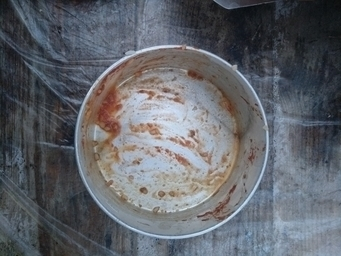
#> input picture lab_3/plates/test/0003.jpg, 341 x 256 px
$ python task2.py plates/test/0003.jpg
#> lines starting #> are read from the running program, lines starting #| are printed output that depends on the picture
from PIL import Image
from skimage import io
import matplotlib.pyplot as plt
import argparse
import numpy as np
plt.figure(1, figsize=(9, 9))
parser = argparse.ArgumentParser()
parser.add_argument('img_path')
img = Image.open(parser.parse_args().img_path)
#> img is the input picture: PIL image 341x256 RGB; mean R, G, B 97, 100.1, 106.2
aximg = plt.axes()
aximg.imshow(img)
hist = plt.axes([0.9, 0.7, 0.2, 0.1])
hist.hist(img.histogram(), bins=13)
img = io.imread(parser.parse_args().img_path)
r, g, b= img[:,:,0], img[:,:,1], img[:,:,2]
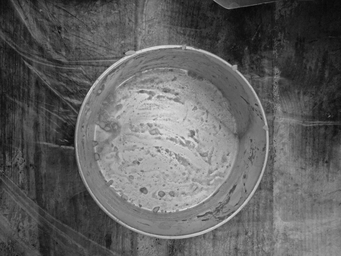
#> r: shape (256, 341); min 3, max 229, mean 97
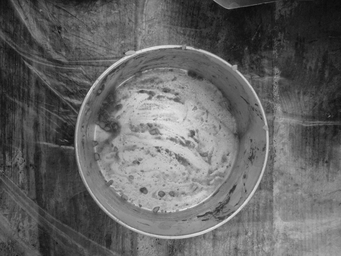
#> g: shape (256, 341); min 6, max 234, mean 100.1
hist = plt.axes([0.9, 0.5, 0.2, 0.1])
hist.hist(r.flatten(), bins=13)
hist = plt.axes([0.9, 0.3, 0.2, 0.1])
hist.hist(g.flatten(), bins=13)
hist = plt.axes([0.9, 0.1, 0.2, 0.1])
hist.hist(b.flatten(), bins=13)
plt.show()
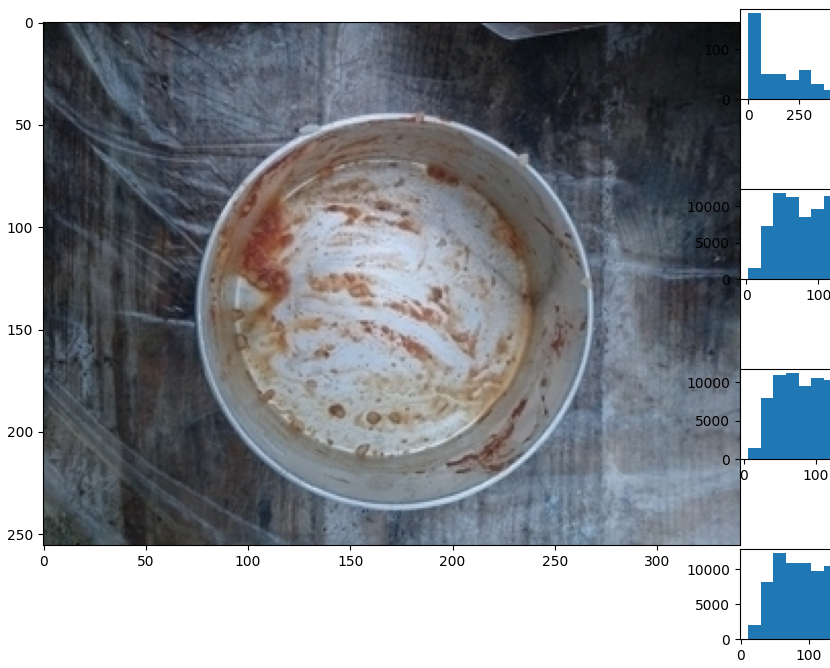
#> figure drawn by matplotlib, 5 panels; panel 2: tallest bar 172 high, from x = 0 to 62; panel 3: tallest bar 11797 high, from x = 37.77 to 55.15; panel 4: tallest bar 11155 high, from x = 58.62 to 76.15; panel 5: tallest bar 12283 high, from x = 47.92 to 66.38

$ run again, on lab_3/plates/test/0012.jpg
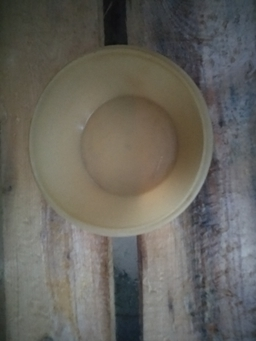
#> input picture lab_3/plates/test/0012.jpg, 256 x 341 px
#> img is the input picture: PIL image 256x341 RGB; mean R, G, B 102.4, 100, 93.3
#> `r, g, b= img[:,:,0], img[:,:,1], img[:,:,2]`:
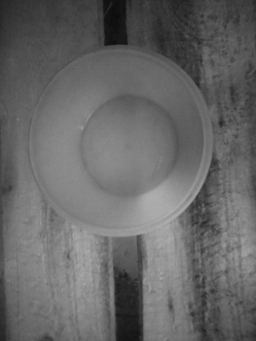
#> r: shape (341, 256); min 12, max 175, mean 102.4
#> `r, g, b= img[:,:,0], img[:,:,1], img[:,:,2]`:
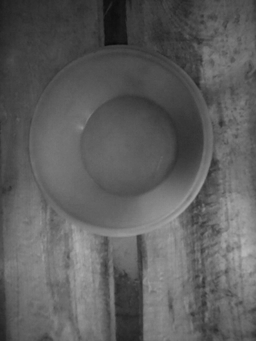
#> b: shape (341, 256); min 10, max 183, mean 93.3

$ run again, on lab_3/plates/test/0016.jpg
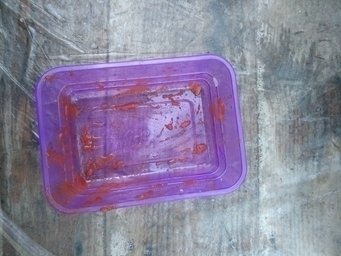
#> input picture lab_3/plates/test/0016.jpg, 341 x 256 px
#> img is the input picture: PIL image 341x256 RGB; mean R, G, B 138.9, 130.1, 155.7
#> `r, g, b= img[:,:,0], img[:,:,1], img[:,:,2]`:
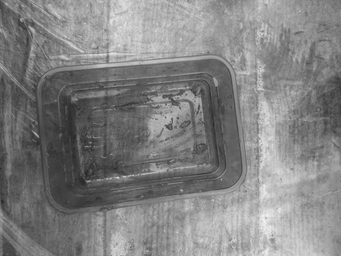
#> g: shape (256, 341); min 39, max 244, mean 130.1
#> `r, g, b= img[:,:,0], img[:,:,1], img[:,:,2]`:
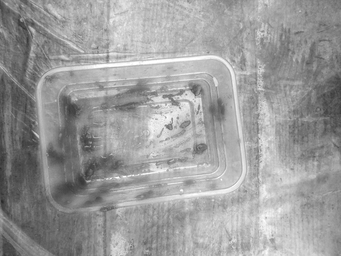
#> b: shape (256, 341); min 42, max 255, mean 155.7

$ run again, on lab_3/plates/test/0020.jpg
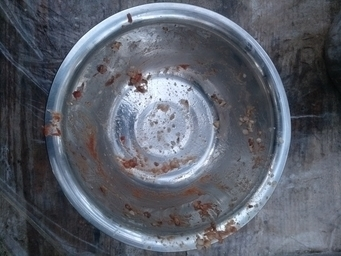
#> input picture lab_3/plates/test/0020.jpg, 341 x 256 px
#> img is the input picture: PIL image 341x256 RGB; mean R, G, B 91.1, 95.5, 106
#> `r, g, b= img[:,:,0], img[:,:,1], img[:,:,2]`:
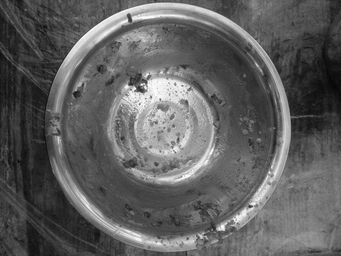
#> g: shape (256, 341); min 6, max 254, mean 95.5
#> `r, g, b= img[:,:,0], img[:,:,1], img[:,:,2]`:
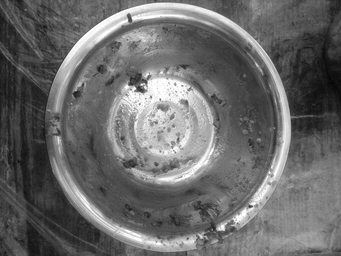
#> b: shape (256, 341); min 6, max 255, mean 106
